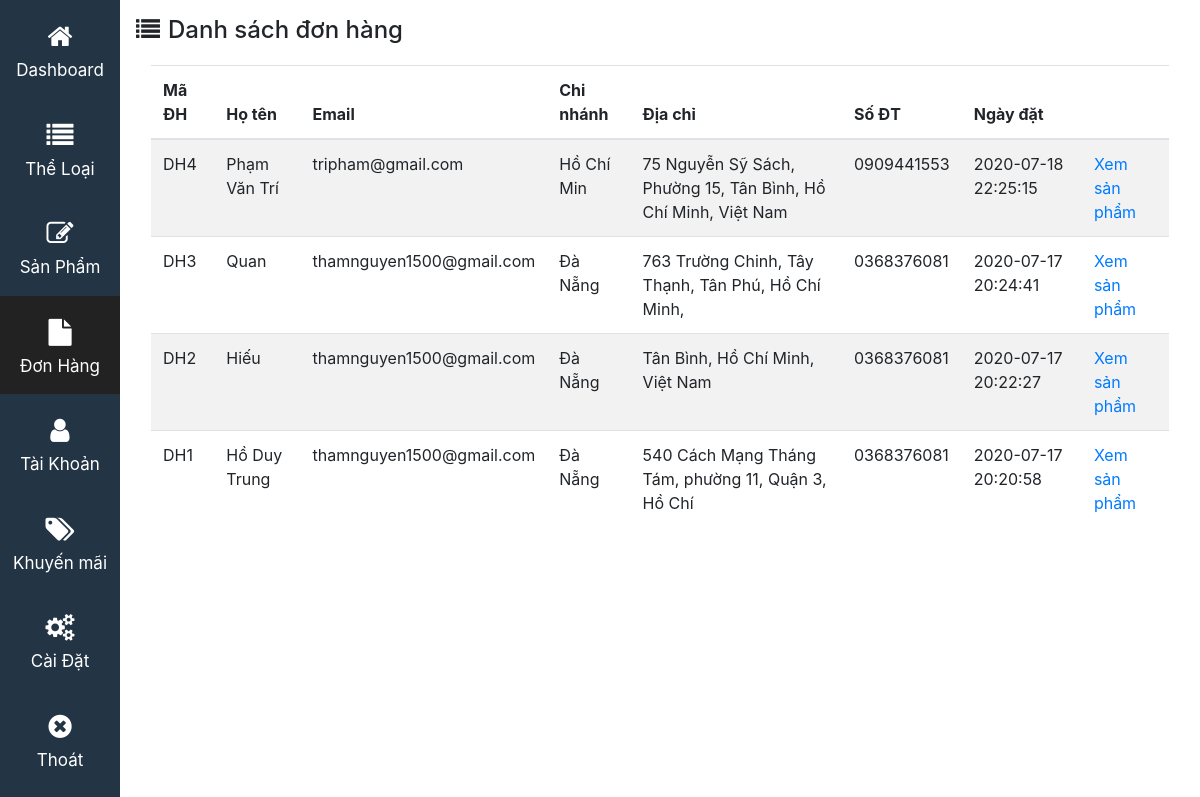
/Admin/?menu=donhang (signed in), run on an earlier commit of the app's database.
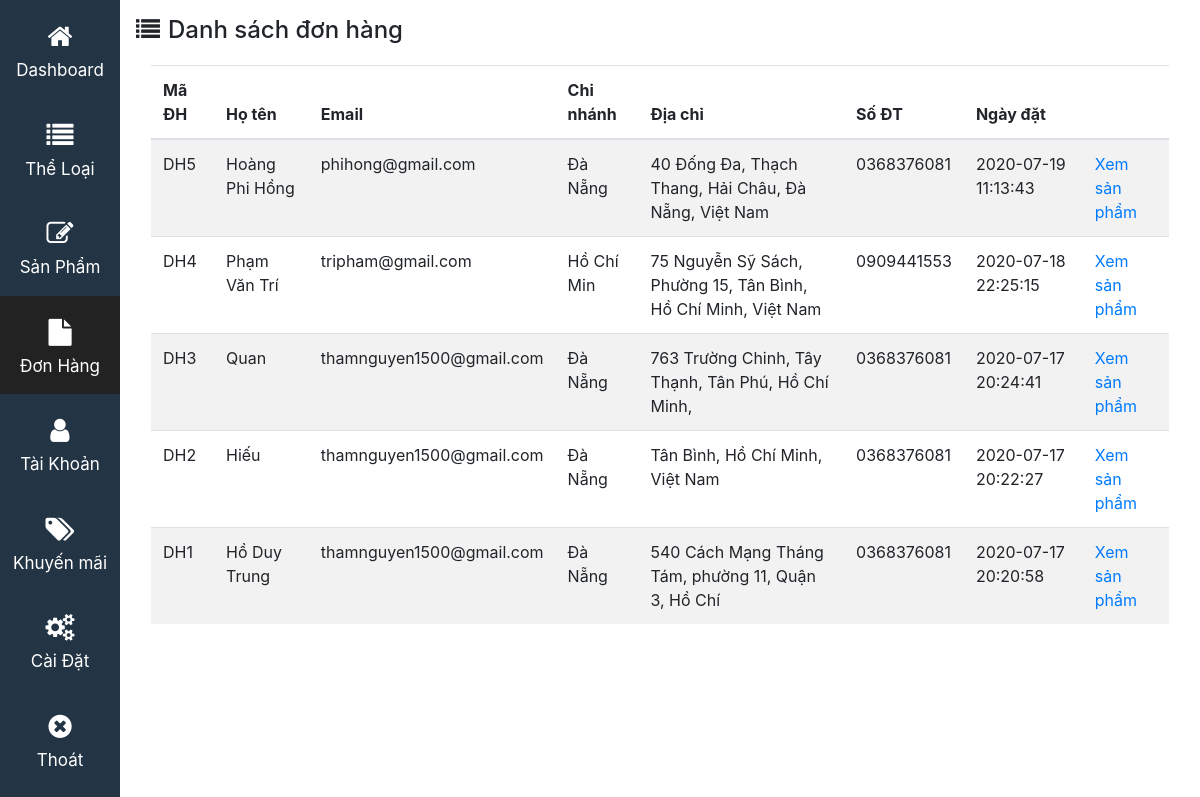
And on a later commit of the database.
### tables this page shows
CREATE TABLE IF NOT EXISTS `donhang` (
  `maDH` varchar(5) NOT NULL,
  `hoten` varchar(30) NOT NULL,
  `email` varchar(30) NOT NULL,
  `chinhanh` varchar(30) NOT NULL,
  `DiaChiNhanHang` varchar(300) NOT NULL,
  `SoDT` varchar(10) NOT NULL,
  `ngaydat` timestamp NOT NULL DEFAULT CURRENT_TIMESTAMP,
  PRIMARY KEY (`maDH`)
);

### Admin/chucnang/donhang/index.php (the view, shortened to what this page needs)
<?php
	include('./chucnang/connect.php');
	$cmd2='select * from donhang order by ngaydat DESC ';
	$limit=6;
	if(isset($_GET['page']))
		$start=(((int) $_GET['page'])-1)*$limit;
	else
		$start=0;
	$donhang=$conn->prepare($cmd2.' limit '.$start.','.$limit);
	$donhang->execute();
?>
<h4><i class="fa fa-list mr-2 my-3"></i>Danh sách đơn hàng</h4>
<div class="col-12">
<table class="table table-striped">
   <thead>
      <tr>
  		 <th>Mã ĐH</th>
         <th>Họ tên</th>
         <th>Email</th>
         <th>Chi nhánh</th>
         <th>Địa chỉ</th>
         <th>Số ĐT</th>
         <th>Ngày đặt</th>
         <th></th>
      </tr>
   </thead>
   <tbody>
   	<?php
   		while ($row=$donhang->fetch(PDO::FETCH_ASSOC)) {
   			echo '
				<tr>
			      	 <td>'.$row['maDH'].'</td>
			         <td>'.$row['hoten'].'</td>
					 <td>'.$row['email'].'</td>
					 <td>'.$row['chinhanh'].'</td>
					 <td>'.$row['DiaChiNhanHang'].'</td>
					 <td>'.$row['SoDT'].'</td>
					 <td>'.$row['ngaydat'].'</td>
					 <td><a href="./chucnang/donhang/xem.php?maDH='.$row['maDH'].'">Xem sản phẩm</a></td>
			      </tr>
   			';
   		}
   	?>
   </tbody>
</table>
</div><br>

What changed in the data, as far as the page shows it:
added donhang: maDH "DH5", hoten "Hoàng Phi Hồng", email "phihong@gmail.com", chinhanh "Đà Nẵng", DiaChiNhanHang "40 Đống Đa, Thạch Thang, Hải Châu, Đà Nẵng, Việt Nam", SoDT "0368376081", ngaydat "2020-07-19 11:13:43"
